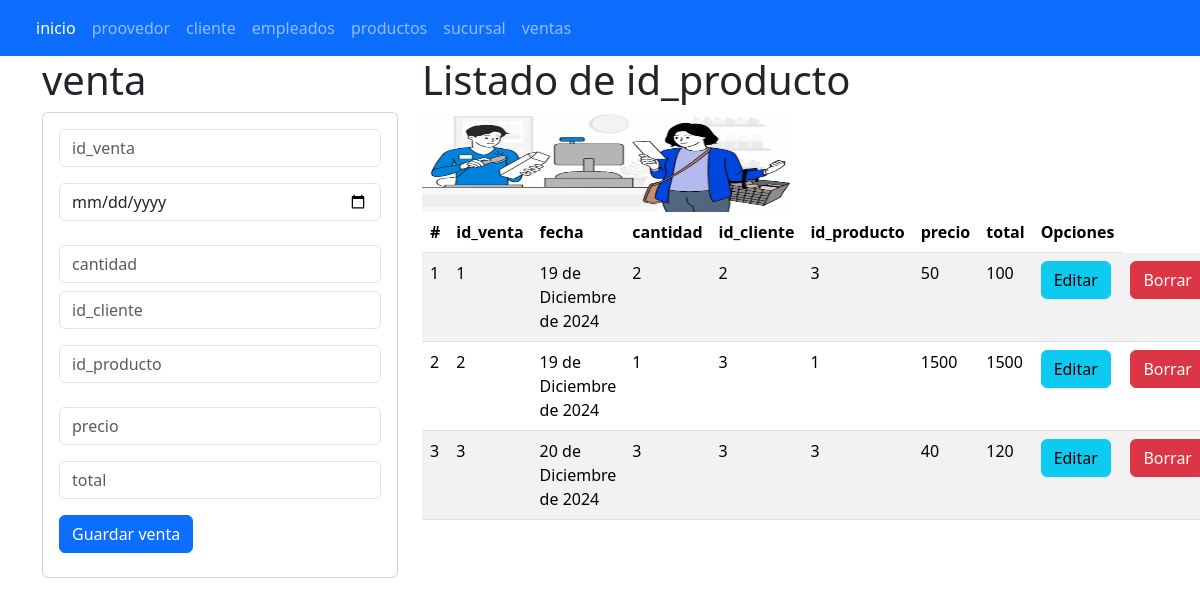
The app's page /ventas with its own data.
### venta_app/models.py (models this page shows, shortened)
class venta(models.Model):
    id_venta = models.CharField(primary_key=True,max_length=6)
    fecha = models.DateField(verbose_name="fecha de compra", null=False, blank= False)
    cantidad = models.CharField(max_length=45)
    id_cliente = models.CharField(max_length=45)
    id_producto = models.CharField(max_length=45)
    precio = models.CharField(max_length=100)
    total = models.CharField(max_length=15)

### venta_app/views.py (the view)
# urls.py: path("ventas",views.inicio_vistaventas,name="ventas"),
def inicio_vistaventas(request):
    losventas = venta.objects.all()
    return render(request,"gestionarventa.html",{"misventas":losventas})

### templates/gestionarventa.html
{% extends "base.html" %}
{% block cuerpo %}
{% load static %}
 <div class="row">
   <div class="col-sm-12 col-md-4 col-lg-4 col-xl-4">
    <h1>venta</h1>
    <div class="card">
      <div class="card-body">
        <form action="registrarventa/" method="POST"> {% csrf_token %}
          <div class="form-group">
            <input type="text" id="txtidventa" name="txtidventa" placeholder="id_venta" minlength="1" maxlength="6" class="form-control" required>
          </div>
          <div class="form-group py-3">
            <input type="date" id="txtfecha" name="txtfecha" placeholder="fecha" maxlength="45"  class="form-control" required>
          </div>
          <div class="form-group py-2">
            <input type="text" id="txtcantidad" name="txtcantidad" placeholder="cantidad" maxlength="100" class="form-control" required>
          </div>
          <div class="form-group">
            <input type="text" id="txtidcliente" name="txtidcliente" placeholder="id_cliente" maxlength="45" class="form-control" required>
          </div>
          <div class="form-group py-3">
            <input type="text" id="txtidproducto" name="txtidproducto" placeholder="id_producto" maxlength="15" class="form-control" required>
          </div>
          <div class="form-group py-2">
            <input type="text" id="txtprecio" name="txtprecio" placeholder="precio" maxlength="45" class="form-control" required>
          </div>
          <div class="form-group py-2">
            <input type="text" id="txttotal" name="txttotal" placeholder="total" maxlength="45" class="form-control" required>
          </div>
          <div class="form-group py-2">
            <button type="submit" class="btn btn-primary">Guardar venta</button>
          </div>
        </form>
      </div>
    </div>
   </div>
   <div class="col-sm-12 col-md-8 col-lg-8 col-xl-8">
   <h1>Listado de id_producto</h1>
   <img class="w-50" src="{% static 'img/venta.png' %}" alt="nava" width="100" height="100"/>
  <table class="table table-striped">
    <thead>
      <tr>
        <th scope="col">#</th>
        <th scope="col">id_venta</th>
        <th scope="col">fecha</th>
        <th scope="col">cantidad</th>
        <th scope="col">id_cliente</th>
        <th scope="col">id_producto</th>
        <th scope="col">precio</th>
        <th scope="col">total</th>
        <th>Opciones</th>
      </tr>
    </thead>
    <tbody>
      {% for m in misventas %}
      <tr>
        <td> {{forloop.counter}} </td>
        <td> {{m.id_venta}} </td>
        <td> {{m.fecha}} </td>
        <td> {{m.cantidad}} </td>
        <td> {{m.id_cliente}} </td>
        <td> {{m.id_producto}} </td>
        <td> {{m.precio}} </td>
        <td> {{m.total}} </td>
        <td> <a href="seleccionarventa/{{m.id_venta}}" class="btn btn-info"> Editar</a> </td>
        <td> <a href="borrarventa/{{m.id_venta}}" class="btn btn-danger"> Borrar</a> </td>
      </tr>
      {% endfor %}
    </tbody>
  </table>
 </div>
{% endblock %}

### records on screen
venta: id_venta "1", fecha "19 de Diciembre de 2024", cantidad "2", id_cliente "2", id_producto "3", precio "50", total "100"
venta: id_venta "2", fecha "19 de Diciembre de 2024", cantidad "1", id_cliente "3", id_producto "1", precio "1500", total "1500"
venta: id_venta "3", fecha "20 de Diciembre de 2024", cantidad "3", id_cliente "3", id_producto "3", precio "40", total "120"
